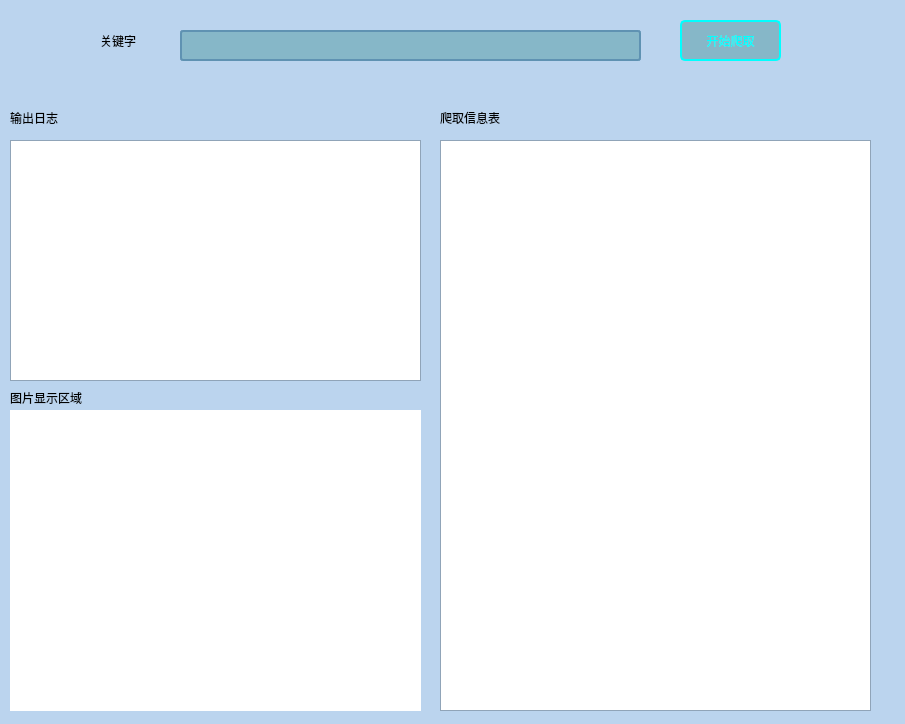
<?xml version="1.0" encoding="UTF-8"?>
<ui version="4.0">
 <class>Dialog</class>
 <widget class="QDialog" name="Dialog">
  <property name="geometry">
   <rect>
    <x>0</x>
    <y>0</y>
    <width>905</width>
    <height>724</height>
   </rect>
  </property>
  <property name="palette">
   <palette>
    <active>
     <colorrole role="WindowText">
      <brush brushstyle="SolidPattern">
       <color alpha="255">
        <red>0</red>
        <green>0</green>
        <blue>0</blue>
       </color>
      </brush>
     </colorrole>
     <colorrole role="Button">
      <brush brushstyle="SolidPattern">
       <color alpha="255">
        <red>187</red>
        <green>212</green>
        <blue>238</blue>
       </color>
      </brush>
     </colorrole>
     <colorrole role="Light">
      <brush brushstyle="SolidPattern">
       <color alpha="255">
        <red>255</red>
        <green>255</green>
        <blue>255</blue>
       </color>
      </brush>
     </colorrole>
     <colorrole role="Midlight">
      <brush brushstyle="SolidPattern">
       <color alpha="255">
        <red>221</red>
        <green>233</green>
        <blue>246</blue>
       </color>
      </brush>
     </colorrole>
     <colorrole role="Dark">
      <brush brushstyle="SolidPattern">
       <color alpha="255">
        <red>94</red>
        <green>106</green>
        <blue>119</blue>
       </color>
      </brush>
     </colorrole>
     <colorrole role="Mid">
      <brush brushstyle="SolidPattern">
       <color alpha="255">
        <red>125</red>
        <green>141</green>
        <blue>159</blue>
       </color>
      </brush>
     </colorrole>
     <colorrole role="Text">
      <brush brushstyle="SolidPattern">
       <color alpha="255">
        <red>0</red>
        <green>0</green>
        <blue>0</blue>
       </color>
      </brush>
     </colorrole>
     <colorrole role="BrightText">
      <brush brushstyle="SolidPattern">
       <color alpha="255">
        <red>255</red>
        <green>255</green>
        <blue>255</blue>
       </color>
      </brush>
     </colorrole>
     <colorrole role="ButtonText">
      <brush brushstyle="SolidPattern">
       <color alpha="255">
        <red>0</red>
        <green>0</green>
        <blue>0</blue>
       </color>
      </brush>
     </colorrole>
     <colorrole role="Base">
      <brush brushstyle="SolidPattern">
       <color alpha="255">
        <red>255</red>
        <green>255</green>
        <blue>255</blue>
       </color>
      </brush>
     </colorrole>
     <colorrole role="Window">
      <brush brushstyle="SolidPattern">
       <color alpha="255">
        <red>187</red>
        <green>212</green>
        <blue>238</blue>
       </color>
      </brush>
     </colorrole>
     <colorrole role="Shadow">
      <brush brushstyle="SolidPattern">
       <color alpha="255">
        <red>0</red>
        <green>0</green>
        <blue>0</blue>
       </color>
      </brush>
     </colorrole>
     <colorrole role="AlternateBase">
      <brush brushstyle="SolidPattern">
       <color alpha="255">
        <red>221</red>
        <green>233</green>
        <blue>246</blue>
       </color>
      </brush>
     </colorrole>
     <colorrole role="ToolTipBase">
      <brush brushstyle="SolidPattern">
       <color alpha="255">
        <red>255</red>
        <green>255</green>
        <blue>220</blue>
       </color>
      </brush>
     </colorrole>
     <colorrole role="ToolTipText">
      <brush brushstyle="SolidPattern">
       <color alpha="255">
        <red>0</red>
        <green>0</green>
        <blue>0</blue>
       </color>
      </brush>
     </colorrole>
     <colorrole role="PlaceholderText">
      <brush brushstyle="SolidPattern">
       <color alpha="128">
        <red>0</red>
        <green>0</green>
        <blue>0</blue>
       </color>
      </brush>
     </colorrole>
    </active>
    <inactive>
     <colorrole role="WindowText">
      <brush brushstyle="SolidPattern">
       <color alpha="255">
        <red>0</red>
        <green>0</green>
        <blue>0</blue>
       </color>
      </brush>
     </colorrole>
     <colorrole role="Button">
      <brush brushstyle="SolidPattern">
       <color alpha="255">
        <red>187</red>
        <green>212</green>
        <blue>238</blue>
       </color>
      </brush>
     </colorrole>
     <colorrole role="Light">
      <brush brushstyle="SolidPattern">
       <color alpha="255">
        <red>255</red>
        <green>255</green>
        <blue>255</blue>
       </color>
      </brush>
     </colorrole>
     <colorrole role="Midlight">
      <brush brushstyle="SolidPattern">
       <color alpha="255">
        <red>221</red>
        <green>233</green>
        <blue>246</blue>
       </color>
      </brush>
     </colorrole>
     <colorrole role="Dark">
      <brush brushstyle="SolidPattern">
       <color alpha="255">
        <red>94</red>
        <green>106</green>
        <blue>119</blue>
       </color>
      </brush>
     </colorrole>
     <colorrole role="Mid">
      <brush brushstyle="SolidPattern">
       <color alpha="255">
        <red>125</red>
        <green>141</green>
        <blue>159</blue>
       </color>
      </brush>
     </colorrole>
     <colorrole role="Text">
      <brush brushstyle="SolidPattern">
       <color alpha="255">
        <red>0</red>
        <green>0</green>
        <blue>0</blue>
       </color>
      </brush>
     </colorrole>
     <colorrole role="BrightText">
      <brush brushstyle="SolidPattern">
       <color alpha="255">
        <red>255</red>
        <green>255</green>
        <blue>255</blue>
       </color>
      </brush>
     </colorrole>
     <colorrole role="ButtonText">
      <brush brushstyle="SolidPattern">
       <color alpha="255">
        <red>0</red>
        <green>0</green>
        <blue>0</blue>
       </color>
      </brush>
     </colorrole>
     <colorrole role="Base">
      <brush brushstyle="SolidPattern">
       <color alpha="255">
        <red>255</red>
        <green>255</green>
        <blue>255</blue>
       </color>
      </brush>
     </colorrole>
     <colorrole role="Window">
      <brush brushstyle="SolidPattern">
       <color alpha="255">
        <red>187</red>
        <green>212</green>
        <blue>238</blue>
       </color>
      </brush>
     </colorrole>
     <colorrole role="Shadow">
      <brush brushstyle="SolidPattern">
       <color alpha="255">
        <red>0</red>
        <green>0</green>
        <blue>0</blue>
       </color>
      </brush>
     </colorrole>
     <colorrole role="AlternateBase">
      <brush brushstyle="SolidPattern">
       <color alpha="255">
        <red>221</red>
        <green>233</green>
        <blue>246</blue>
       </color>
      </brush>
     </colorrole>
     <colorrole role="ToolTipBase">
      <brush brushstyle="SolidPattern">
       <color alpha="255">
        <red>255</red>
        <green>255</green>
        <blue>220</blue>
       </color>
      </brush>
     </colorrole>
     <colorrole role="ToolTipText">
      <brush brushstyle="SolidPattern">
       <color alpha="255">
        <red>0</red>
        <green>0</green>
        <blue>0</blue>
       </color>
      </brush>
     </colorrole>
     <colorrole role="PlaceholderText">
      <brush brushstyle="SolidPattern">
       <color alpha="128">
        <red>0</red>
        <green>0</green>
        <blue>0</blue>
       </color>
      </brush>
     </colorrole>
    </inactive>
    <disabled>
     <colorrole role="WindowText">
      <brush brushstyle="SolidPattern">
       <color alpha="255">
        <red>94</red>
        <green>106</green>
        <blue>119</blue>
       </color>
      </brush>
     </colorrole>
     <colorrole role="Button">
      <brush brushstyle="SolidPattern">
       <color alpha="255">
        <red>187</red>
        <green>212</green>
        <blue>238</blue>
       </color>
      </brush>
     </colorrole>
     <colorrole role="Light">
      <brush brushstyle="SolidPattern">
       <color alpha="255">
        <red>255</red>
        <green>255</green>
        <blue>255</blue>
       </color>
      </brush>
     </colorrole>
     <colorrole role="Midlight">
      <brush brushstyle="SolidPattern">
       <color alpha="255">
        <red>221</red>
        <green>233</green>
        <blue>246</blue>
       </color>
      </brush>
     </colorrole>
     <colorrole role="Dark">
      <brush brushstyle="SolidPattern">
       <color alpha="255">
        <red>94</red>
        <green>106</green>
        <blue>119</blue>
       </color>
      </brush>
     </colorrole>
     <colorrole role="Mid">
      <brush brushstyle="SolidPattern">
       <color alpha="255">
        <red>125</red>
        <green>141</green>
        <blue>159</blue>
       </color>
      </brush>
     </colorrole>
     <colorrole role="Text">
      <brush brushstyle="SolidPattern">
       <color alpha="255">
        <red>94</red>
        <green>106</green>
        <blue>119</blue>
       </color>
      </brush>
     </colorrole>
     <colorrole role="BrightText">
      <brush brushstyle="SolidPattern">
       <color alpha="255">
        <red>255</red>
        <green>255</green>
        <blue>255</blue>
       </color>
      </brush>
     </colorrole>
     <colorrole role="ButtonText">
      <brush brushstyle="SolidPattern">
       <color alpha="255">
        <red>94</red>
        <green>106</green>
        <blue>119</blue>
       </color>
      </brush>
     </colorrole>
     <colorrole role="Base">
      <brush brushstyle="SolidPattern">
       <color alpha="255">
        <red>187</red>
        <green>212</green>
        <blue>238</blue>
       </color>
      </brush>
     </colorrole>
     <colorrole role="Window">
      <brush brushstyle="SolidPattern">
       <color alpha="255">
        <red>187</red>
        <green>212</green>
        <blue>238</blue>
       </color>
      </brush>
     </colorrole>
     <colorrole role="Shadow">
      <brush brushstyle="SolidPattern">
       <color alpha="255">
        <red>0</red>
        <green>0</green>
        <blue>0</blue>
       </color>
      </brush>
     </colorrole>
     <colorrole role="AlternateBase">
      <brush brushstyle="SolidPattern">
       <color alpha="255">
        <red>187</red>
        <green>212</green>
        <blue>238</blue>
       </color>
      </brush>
     </colorrole>
     <colorrole role="ToolTipBase">
      <brush brushstyle="SolidPattern">
       <color alpha="255">
        <red>255</red>
        <green>255</green>
        <blue>220</blue>
       </color>
      </brush>
     </colorrole>
     <colorrole role="ToolTipText">
      <brush brushstyle="SolidPattern">
       <color alpha="255">
        <red>0</red>
        <green>0</green>
        <blue>0</blue>
       </color>
      </brush>
     </colorrole>
     <colorrole role="PlaceholderText">
      <brush brushstyle="SolidPattern">
       <color alpha="128">
        <red>0</red>
        <green>0</green>
        <blue>0</blue>
       </color>
      </brush>
     </colorrole>
    </disabled>
   </palette>
  </property>
  <property name="mouseTracking">
   <bool>false</bool>
  </property>
  <property name="tabletTracking">
   <bool>false</bool>
  </property>
  <property name="windowTitle">
   <string>Dialog</string>
  </property>
  <widget class="QPushButton" name="btn_search">
   <property name="geometry">
    <rect>
     <x>680</x>
     <y>20</y>
     <width>101</width>
     <height>41</height>
    </rect>
   </property>
   <property name="styleSheet">
    <string notr="true">
QPushButton
{
    background-color: rgb(134,183,200);
    border:2px solid rgb(0,255,255);
    border-radius:5px;
    
	
	color: rgb(0, 255, 255);
}


QPushButton:hover
{
    background-color: rgb(0,130,150);
    border:2px solid #5F92B2;
    border-radius:5px;
    color:white;
}

QPushButton:hover:pressed
{
    background-color:rgb(85,170,255);
    border:2px solid #3C80B1;
    border-radius:5px;
    color:white;
}</string>
   </property>
   <property name="text">
    <string>开始爬取</string>
   </property>
  </widget>
  <widget class="QLabel" name="label">
   <property name="geometry">
    <rect>
     <x>10</x>
     <y>110</y>
     <width>72</width>
     <height>15</height>
    </rect>
   </property>
   <property name="text">
    <string>输出日志</string>
   </property>
  </widget>
  <widget class="QLabel" name="label_2">
   <property name="geometry">
    <rect>
     <x>440</x>
     <y>110</y>
     <width>101</width>
     <height>16</height>
    </rect>
   </property>
   <property name="text">
    <string>爬取信息表</string>
   </property>
  </widget>
  <widget class="QTextEdit" name="edit_log">
   <property name="enabled">
    <bool>true</bool>
   </property>
   <property name="geometry">
    <rect>
     <x>10</x>
     <y>140</y>
     <width>411</width>
     <height>241</height>
    </rect>
   </property>
  </widget>
  <widget class="QLineEdit" name="edit_search">
   <property name="geometry">
    <rect>
     <x>180</x>
     <y>30</y>
     <width>461</width>
     <height>31</height>
    </rect>
   </property>
   <property name="focusPolicy">
    <enum>Qt::ClickFocus</enum>
   </property>
   <property name="accessibleDescription">
    <string/>
   </property>
   <property name="styleSheet">
    <string notr="true">QLineEdit
{
    background-color: rgb(134,183,200);
    border:2px solid #5F92B2;
    border-radius:3px;
}</string>
   </property>
  </widget>
  <widget class="QListWidget" name="list_img">
   <property name="geometry">
    <rect>
     <x>440</x>
     <y>140</y>
     <width>431</width>
     <height>571</height>
    </rect>
   </property>
  </widget>
  <widget class="QLabel" name="label_img">
   <property name="geometry">
    <rect>
     <x>10</x>
     <y>410</y>
     <width>411</width>
     <height>301</height>
    </rect>
   </property>
   <property name="styleSheet">
    <string notr="true">color: rgb(255, 255, 255);
background-color: rgb(255, 255, 255);</string>
   </property>
   <property name="text">
    <string/>
   </property>
  </widget>
  <widget class="QLabel" name="label_4">
   <property name="geometry">
    <rect>
     <x>10</x>
     <y>390</y>
     <width>101</width>
     <height>16</height>
    </rect>
   </property>
   <property name="text">
    <string>图片显示区域</string>
   </property>
  </widget>
  <widget class="QLabel" name="label_3">
   <property name="geometry">
    <rect>
     <x>70</x>
     <y>40</y>
     <width>72</width>
     <height>15</height>
    </rect>
   </property>
   <property name="text">
    <string/>
   </property>
  </widget>
  <widget class="QLabel" name="label_5">
   <property name="geometry">
    <rect>
     <x>100</x>
     <y>30</y>
     <width>51</width>
     <height>21</height>
    </rect>
   </property>
   <property name="text">
    <string>关键字</string>
   </property>
  </widget>
 </widget>
 <resources/>
 <connections/>
</ui>
